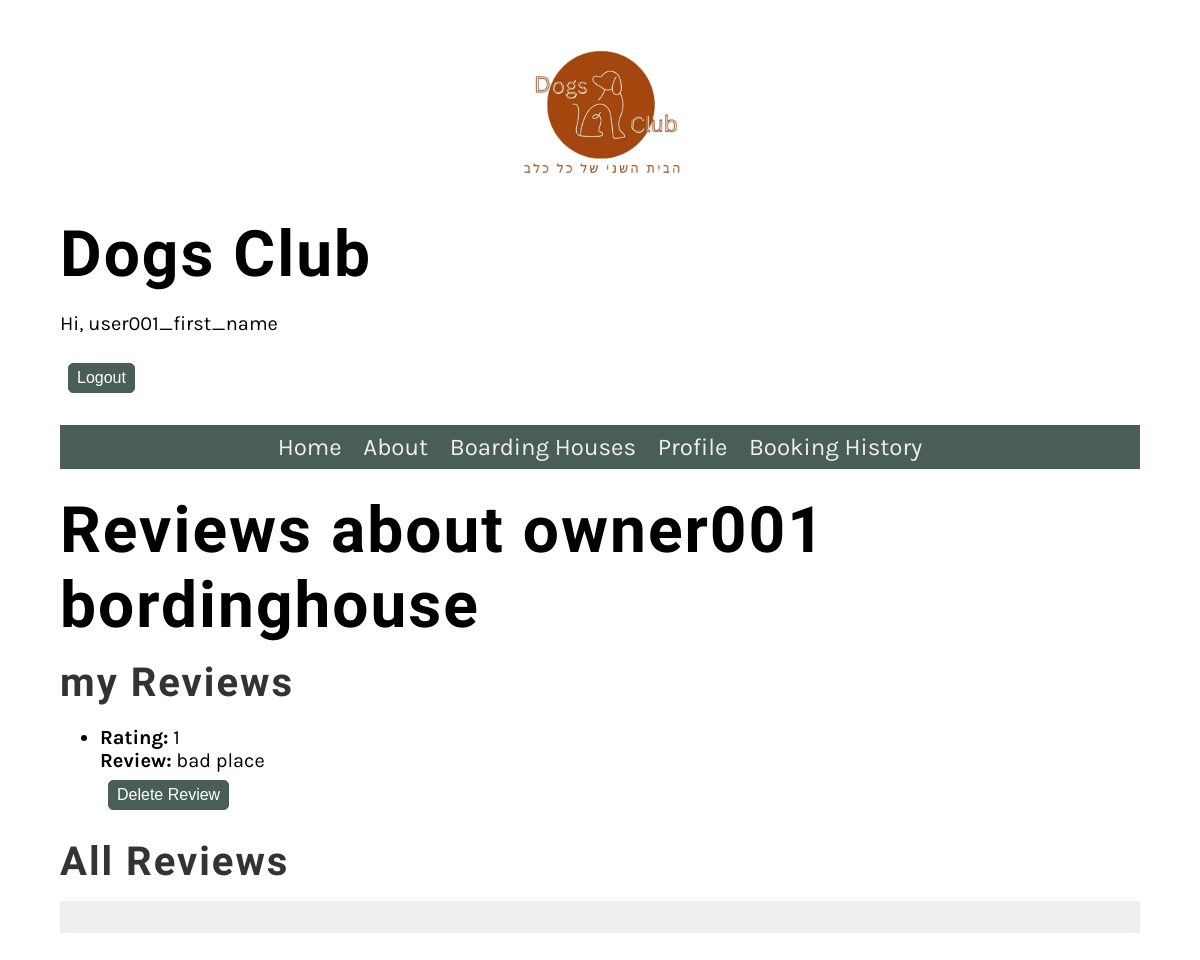
Page /Website/boardinghouses/11/reviews/ (signed in) on the committed database.
### Website/models.py (models this page shows, shortened)
class BoardingHouse(models.Model):
    DEFAULT_MAP_LOCATION = r"https://www.google.com/maps/embed?pb=!1m18!1m12!1m3!1d3487844.11496039!2d32.44041769453558!3d31.383867609568092!2m3!1f0!2f0!3f0!3m2!1i1024!2i768!4f13.1!3m3!1m2!1s0x1500492432a7c98b%3A0x6a6b422013352cba!2sIsrael!5e0!3m2!1sen!2sil!4v1712740457423!5m2!1sen!2sil"
    user = models.ForeignKey(User, on_delete=models.CASCADE)
    name = models.CharField(max_length=255)
    description = models.TextField()
    location = models.CharField(max_length=255)
    map_location = models.URLField(default=DEFAULT_MAP_LOCATION, max_length=1000)
    contact_details = models.CharField(max_length=255)
    available_spaces = models.PositiveIntegerField()

class Review(models.Model):
    user = models.ForeignKey(User, on_delete=models.CASCADE)
    boarding_house = models.ForeignKey(BoardingHouse, on_delete=models.CASCADE)
    rating = models.PositiveIntegerField()
    review = models.TextField()

### Website/views.py (the view, shortened to what this page needs)
# urls.py: path('boardinghouses/<int:boardinghouse_id>/reviews/', ReviewView.as_view(), name='reviews'),
class ReviewView(View):
    def get(self, request,boardinghouse_id,*args, **kwargs):
        boardinghouse_name = BoardingHouse.objects.get(id=boardinghouse_id).name
        user_reviews = Review.objects.filter(user=request.user, boarding_house=boardinghouse_id)
        reviews = Review.objects.filter(boarding_house=boardinghouse_id)
        return render(request, 'reviews.html', {'reviews': reviews, 'user_reviews': user_reviews, 'boardinghouse_name': boardinghouse_name})

### Website/templatetags/custom_filters.py (called while the page is built)
@register.filter
def has_group(user, group_name):
    return user.groups.filter(name=group_name).exists()

### Website/templates/reviews.html (shortened to what this page needs)
{% extends 'base.html' %}
{% block content %}
<!DOCTYPE html>
<html lang="en">
<head>
</head>
<body>
    <h1>Reviews about {{ boardinghouse_name }}</h1>
    <h2>my Reviews</h2>
    <ul>
        {% for review in user_reviews %}
            <li>
                <strong>Rating:</strong> {{ review.rating }}<br>
                <strong>Review:</strong> {{ review.review }}<br>
            </li>
            <form method="post" action="{% url 'delete_review' review.id %}">
                <button type="submit" class = "small_button">Delete Review</button>
            </form>
        {% endfor %}
    </ul>
    <h2>All Reviews</h2>
</body>
</html>
{% endblock %}

### Website/templates/base.html (shortened to what this page needs)
{% load custom_filters %}
{% load static %}
<!DOCTYPE html>
<html lang="en">
<head>
    <link
    rel="preload"
    as="style"
    href="{% static 'css/style.css' %}"
    onload="this.rel = 'stylesheet'"
  />
</head>
<body>
    <header>
        <img src="{% static 'img/logo.png' %}" alt="Logo" class="logo">
        <h1>Dogs Club</h1>
        {% if user.is_authenticated %}
                <p>Hi, {{user.first_name}}</p>
                <form method="post" action="{% url 'logout' %}">
                    <button type="submit" class = "small_button">Logout</button>
                </form>
        {% else %}
                <a href="{% url 'login' %}" >Login</a>/<a href="{% url 'register' %}" >Sign Up</a>
        {% endif %}
    </header>
    <nav>
        <ul>
            <li><a href="{% url 'home' %}">Home</a></li>
            <li><a href="{% url 'about' %}">About</a></li>
            <li><a href="{% url 'boardinghouse_list' %}">Boarding Houses</a></li>
        {% if user.is_authenticated %}
            <li><a href="{% url 'profile' %}">Profile</a></li>
            {% if request.user|has_group:"Customers" %}
                <li><a href="{% url 'booking_history' %}">Booking History</a></li>
            {% elif request.user|has_group:"Boardinghouse Owners"  %}
                <li><a href="{% url 'owner_dashboard' %}">Owner Dashboard</a></li>
            {% endif %}
        {% endif %}
        </ul>
    </nav>
<main>
    {% block content %}{% endblock %}
</main>
<footer>
</footer>
</body>
</html>

### Website/static/css/style.css (style rules this page uses)
.logo { width: 15vw; }
body { font-family: 'Karla', sans-serif; margin-top: 3rem; margin-bottom: 3rem; margin-left: 5%; margin-right: 5%; }
h1, h2, h3, h4, h5, h6 { font-family: 'Markazi Text', serif; letter-spacing: 2px;; }
h1 { font-size: 4rem; margin-top: 1.5rem; margin-bottom: 0; }
h2 { font-size: 2.5rem; color: #333333; margin:1rem 0; }
p, ul { font-size: 1.25rem;; }
a { color: #EE9972; text-decoration: none; }
header img { display: block; margin-left: auto; margin-right: auto; max-width: 100%; height: auto; }
nav { background-color: #495E57; margin-top: 1rem; margin-bottom: 1rem; margin-bottom: 0px; }
nav ul { list-style: none; font-size: 1.5rem; text-align: center; padding-inline-start: 0rem; margin-bottom: 0px; }
nav ul li { display: inline-block; margin: 0.5rem; }
nav ul a { color: #EDEFEE; text-decoration: none; }
footer { background-color: #EDEFEE; padding: 1rem; display: flex; gap: 2rem 1rem; }
.small_button { padding: .25rem .5rem; border: 1px solid #495E57; background-color: #495E57; border-radius: 5px; font-size: 1rem; display: inline-block; color: #fff; line-height: 20px; margin: 0.5rem; }

### rows in the picture
BoardingHouse: name "owner001 bordinghouse"
Review: rating "1", review "bad place"

### other values in the picture
{{ user.first_name }} "user001_first_name"
